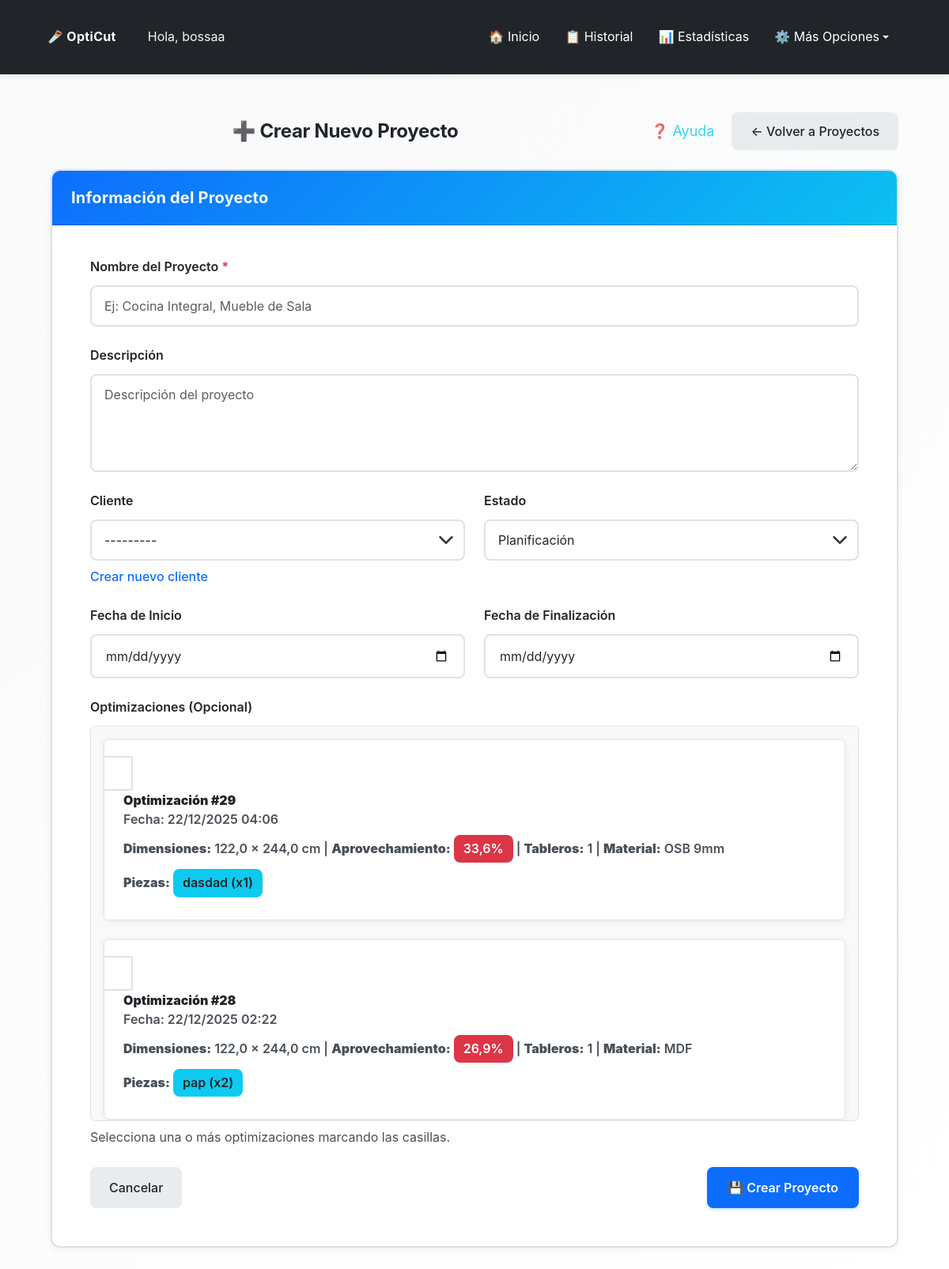
Screenshot of /opticut/proyectos/crear/ (signed in) with the database file from the repository.
### opticut/models.py (models this page shows, shortened)
class Optimizacion(models.Model):
    UNIDADES_CHOICES = [
        ('cm', 'Centímetros (cm)'),
        ('m', 'Metros (m)'),
        ('in', 'Pulgadas (in)'),
        ('ft', 'Pies (ft)'),
    ]
    usuario = models.ForeignKey(User, on_delete=models.CASCADE)
    fecha = models.DateTimeField(auto_now_add=True)
    ancho_tablero = models.FloatField()  # Siempre guardado en cm (permite decimales)
    alto_tablero = models.FloatField()  # Siempre guardado en cm (permite decimales)
    unidad_medida = models.CharField(max_length=2, choices=UNIDADES_CHOICES, default='cm',
                                     help_text="Unidad de medida usada por el usuario")
    piezas = models.TextField(help_text="Listado de piezas en formato ancho,alto,cantidad")
    imagen = models.ImageField(upload_to='optimizaciones/', null=True, blank=True)
    pdf = models.FileField(upload_to='pdfs/', null=True, blank=True)
    aprovechamiento_total = models.FloatField(default=0)
    favorito = models.BooleanField(default=False)
    permitir_rotacion = models.BooleanField(default=True, help_text="Permitir rotación automática de piezas 90°")
    margen_corte = models.FloatField(default=0.3, help_text="Margen de corte (kerf) en cm (guardado internamente). El valor se ingresa en mm.")
    material = models.ForeignKey(
        Material,
        on_delete=models.SET_NULL,
        null=True,
        blank=True,
        help_text="Material/tablero utilizado (opcional)"
    )
    precio_tablero = models.DecimalField(
        max_digits=10,
        decimal_places=2,
        null=True,
        blank=True,
        help_text="Precio por tablero usado en esta optimización"
    )
    mano_obra = models.DecimalField(
        max_digits=10,
        decimal_places=2,
        default=Decimal('0.00'),
        help_text="Costo de mano de obra (opcional)"
    )
    num_tableros = models.IntegerField(
        default=0,
        help_text="Número de tableros utilizados (calculado automáticamente)"
    )
    cliente = models.ForeignKey(
        'Cliente',
        on_delete=models.SET_NULL,
        null=True,
        blank=True,
        help_text="Cliente asociado a esta optimización (opcional)"
    )
    proyecto = models.ForeignKey(
        'Proyecto',
        on_delete=models.SET_NULL,
        null=True,
        blank=True,
        help_text="Proyecto al que pertenece esta optimización (opcional)"
    )

class Material(models.Model):
    UNIDADES_CHOICES = [
        ('cm', 'Centímetros (cm)'),
        ('m', 'Metros (m)'),
        ('in', 'Pulgadas (in)'),
        ('ft', 'Pies (ft)'),
    ]
    usuario = models.ForeignKey(
        User,
        on_delete=models.CASCADE,
        null=True,
        blank=True,
        help_text="Usuario propietario. Null para materiales predefinidos del sistema."
    )
    nombre = models.CharField(max_length=100, help_text="Nombre del material (ej: MDF 18mm, Contrachapado)")
    ancho = models.FloatField(help_text="Ancho del tablero en cm")
    alto = models.FloatField(help_text="Alto del tablero en cm")
    unidad_medida = models.CharField(
        max_length=2,
        choices=UNIDADES_CHOICES,
        default='cm',
        help_text="Unidad de medida para mostrar"
    )
    precio = models.DecimalField(
        max_digits=10,
        decimal_places=2,
        null=True,
        blank=True,
        help_text="Precio por tablero (opcional)"
    )
    es_predefinido = models.BooleanField(
        default=False,
        help_text="Si es True, es un material del sistema (no se puede eliminar)"
    )
    descripcion = models.TextField(blank=True, help_text="Descripción adicional del material")
    fecha_creacion = models.DateTimeField(auto_now_add=True)
    fecha_actualizacion = models.DateTimeField(auto_now=True)
    class Meta:
        verbose_name = "Material"
        verbose_name_plural = "Materiales"
        ordering = ['-es_predefinido', 'nombre']

### opticut/views.py (the view)
# urls.py: path('proyectos/crear/', views.crear_proyecto, name='crear_proyecto'),
@login_required
def crear_proyecto(request):
    if request.method == "POST":
        form = ProyectoForm(request.POST, user=request.user)
        if form.is_valid():
            proyecto = form.save(commit=False)
            proyecto.usuario = request.user
            proyecto.save()
            optimizaciones_seleccionadas = form.cleaned_data.get('optimizaciones', [])
            if optimizaciones_seleccionadas:
                optimizaciones_ids = [opt.pk for opt in optimizaciones_seleccionadas]
                optimizaciones_validas = Optimizacion.objects.filter(
                    pk__in=optimizaciones_ids,
                    usuario=request.user
                )
                optimizaciones_validas.update(proyecto=proyecto)
                num_optimizaciones = optimizaciones_validas.count()
                mensaje_proyecto = f'Se ha creado el proyecto "{proyecto.nombre}" exitosamente con {num_optimizaciones} optimización(es) asociada(s).'
            else:
                mensaje_proyecto = f'Se ha creado el proyecto "{proyecto.nombre}" exitosamente.'
            enviar_notificacion(
                request,
                'proyecto_creado',
                'Proyecto Creado',
                mensaje_proyecto,
                {'proyecto_id': proyecto.id, 'nombre': proyecto.nombre}
            )
            return redirect('opticut:detalle_proyecto', pk=proyecto.pk)
    else:
        form = ProyectoForm(user=request.user)
    optimizaciones_info = []
    optimizaciones_seleccionadas_ids = []
    if form.fields['optimizaciones'].queryset:
        todas_optimizaciones = Optimizacion.objects.filter(usuario=request.user).order_by('-fecha')
        total_optimizaciones = todas_optimizaciones.count()
        for opt in form.fields['optimizaciones'].queryset:
            numero_lista = opt.pk
            for idx, optimizacion_lista in enumerate(todas_optimizaciones, start=1):
                if optimizacion_lista.id == opt.id:
                    numero_lista = total_optimizaciones - idx + 1
                    break
            nombres_piezas = []
            if opt.piezas:
                for linea in opt.piezas.splitlines():
                    if linea.strip():
                        partes = linea.split(',')
                        if len(partes) == 4:  # Formato con nombre: nombre,ancho,alto,cantidad
                            nombre = partes[0].strip()
                            cantidad = int(partes[3].strip())
                            nombres_piezas.append(f"{nombre} (x{cantidad})")
                        elif len(partes) == 3:  # Formato sin nombre: ancho,alto,cantidad
                            cantidad = int(partes[2].strip())
                            nombres_piezas.append(f"Pieza (x{cantidad})")
            optimizaciones_info.append({
                'optimizacion': opt,
                'numero_lista': numero_lista,
                'seleccionada': opt.pk in optimizaciones_seleccionadas_ids,
                'nombres_piezas': nombres_piezas[:5],  # Máximo 5 piezas para no hacer muy largo
                'total_piezas': len(nombres_piezas),
            })
    return render(request, 'opticut/crear_proyecto.html', {
        'form': form,
        'optimizaciones_info': optimizaciones_info,
    })

### opticut/templates/opticut/crear_proyecto.html (shortened to what this page needs)
{% extends 'opticut/base.html' %}
{% load static %}
{% block extra_css %}
<link rel="stylesheet" href="{% static 'opticut/css/index.css' %}">
{% endblock %}
{% block content %}
<div class="container mt-4">
  <div class="d-flex justify-content-between align-items-center mb-4">
    <h2 class="text-center mb-0 flex-grow-1">➕ Crear Nuevo Proyecto</h2>
    <div class="d-flex gap-2 align-items-center">
      <button type="button" class="btn btn-sm btn-outline-info btn-ayuda-seccion"
              onclick="iniciarTutorialSeccion('crear_proyecto')"
              title="Ayuda sobre crear proyecto">
        ❓ Ayuda
      </button>
      <a href="{% url 'opticut:lista_proyectos' %}" class="btn btn-secondary">
        ← Volver a Proyectos
      </a>
    </div>
  </div>
  <div class="card fade-in">
    <div class="card-header bg-primary text-white">
      <h4 class="mb-0">Información del Proyecto</h4>
    </div>
    <div class="card-body">
      <form method="post">
        <div class="row mb-3">
          <div class="col-md-12">
            <label for="{{ form.nombre.id_for_label }}" class="form-label">
              {{ form.nombre.label }} <span class="text-danger">*</span>
            </label>
            {{ form.nombre }}
          </div>
        </div>
        <div class="row mb-3">
          <div class="col-md-12">
            <label for="{{ form.descripcion.id_for_label }}" class="form-label">
              {{ form.descripcion.label }}
            </label>
            {{ form.descripcion }}
          </div>
        </div>
        <div class="row mb-3">
          <div class="col-md-6">
            <label for="{{ form.cliente.id_for_label }}" class="form-label">
              {{ form.cliente.label }}
            </label>
            {{ form.cliente }}
            <small class="form-text text-muted">
              <a href="{% url 'opticut:crear_cliente' %}" target="_blank">Crear nuevo cliente</a>
            </small>
          </div>
          <div class="col-md-6">
            <label for="{{ form.estado.id_for_label }}" class="form-label">
              {{ form.estado.label }}
            </label>
            {{ form.estado }}
          </div>
        </div>
        <div class="row mb-3">
          <div class="col-md-6">
            <label for="{{ form.fecha_inicio.id_for_label }}" class="form-label">
              {{ form.fecha_inicio.label }}
            </label>
            {{ form.fecha_inicio }}
          </div>
          <div class="col-md-6">
            <label for="{{ form.fecha_fin.id_for_label }}" class="form-label">
              {{ form.fecha_fin.label }}
            </label>
            {{ form.fecha_fin }}
          </div>
        </div>
        <div class="row mb-3">
          <div class="col-md-12">
            <label for="{{ form.optimizaciones.id_for_label }}" class="form-label">
              {{ form.optimizaciones.label }}
            </label>
            <div class="border rounded p-3 optimizaciones-container">
              {% if optimizaciones_info %}
                {% for item in optimizaciones_info %}
                  <div class="form-check mb-3 p-3 border rounded optimizacion-card">
                    <input class="form-check-input" type="checkbox" name="optimizaciones" value="{{ item.optimizacion.pk }}" id="opt_{{ item.optimizacion.pk }}"
                           {% if item.seleccionada %}checked{% endif %}>
                    <label class="form-check-label ms-2 w-100 label-clickable" for="opt_{{ item.optimizacion.pk }}">
                      <div class="d-flex justify-content-between align-items-start">
                        <div>
                          <strong>Optimización #{{ item.numero_lista }}</strong>
                          <br><small class="text-muted">
                            Fecha: {{ item.optimizacion.fecha|date:"d/m/Y H:i" }}
                          </small>
                        </div>
                      </div>
                      <div class="mt-2">
                        <small class="text-muted">
                          <strong>Dimensiones:</strong> {{ item.optimizacion.ancho_tablero }} × {{ item.optimizacion.alto_tablero }} cm |
                          <strong>Aprovechamiento:</strong> <span class="badge bg-{% if item.optimizacion.aprovechamiento_total >= 80 %}success{% elif item.optimizacion.aprovechamiento_total >= 60 %}warning{% else %}danger{% endif %}">{{ item.optimizacion.aprovechamiento_total|floatformat:1 }}%</span> |
                          <strong>Tableros:</strong> {{ item.optimizacion.num_tableros|default:"0" }}
                          {% if item.optimizacion.material %}
                            | <strong>Material:</strong> {{ item.optimizacion.material.nombre }}
                          {% endif %}
                        </small>
                      </div>
                      {% if item.nombres_piezas %}
                      <div class="mt-2">
                        <small class="text-muted">
                          <strong>Piezas:</strong>
                          {% for nombre_pieza in item.nombres_piezas %}
                            <span class="badge bg-info text-dark me-1">{{ nombre_pieza }}</span>
                          {% endfor %}
                        </small>
                      </div>
                      {% endif %}
                    </label>
                  </div>
                {% endfor %}
              {% else %}
                <div class="alert alert-info mb-0">
                  <small>No hay optimizaciones disponibles sin proyecto asignado. Puedes crear optimizaciones y luego agregarlas al proyecto desde el detalle del proyecto.</small>
                </div>
              {% endif %}
            </div>
            <small class="form-text text-muted">
              Selecciona una o más optimizaciones marcando las casillas.
            </small>
          </div>
        </div>
        <div class="d-flex justify-content-between">
          <a href="{% url 'opticut:lista_proyectos' %}" class="btn btn-secondary">Cancelar</a>
          <button type="submit" class="btn btn-primary">💾 Crear Proyecto</button>
        </div>
      </form>
    </div>
  </div>
</div>
{% endblock %}

### opticut/templates/opticut/base.html (shortened to what this page needs)
{% load static %}
<!DOCTYPE html>
<html lang="es" data-theme="light">
<head>
    <link href="https://cdn.jsdelivr.net/npm/bootstrap@5.3.0/dist/css/bootstrap.min.css" rel="stylesheet">
    <link rel="stylesheet" href="https://cdn.jsdelivr.net/npm/intro.js@7.2.0/minified/introjs.min.css">
    <link rel="stylesheet" href="{% static 'opticut/css/main.css' %}">
    <link rel="stylesheet" href="{% static 'opticut/css/accessibility.css' %}">
    {% block extra_css %}{% endblock %}
</head>
<body {% if user.is_authenticated and user.perfil %}data-session-timeout="{{ user.perfil.get_timeout_segundos_str }}" data-perfil-theme="{% if user.perfil.tema_preferido != 'auto' %}{{ user.perfil.tema_preferido }}{% else %}auto{% endif %}"{% endif %}>
    <nav class="navbar navbar-expand-lg navbar-custom">
        <div class="container-fluid">
            <div class="d-flex align-items-center">
                <a class="navbar-brand me-3" href="{% url 'opticut:index' %}">
                    🪚 OptiCut
                </a>
                {% if user.is_authenticated %}
                    <span class="navbar-greeting">Hola, {{ user.username }}</span>
                {% endif %}
            </div>
            <div class="collapse navbar-collapse" id="navbarNav">
                <div class="navbar-nav ms-auto d-flex align-items-center">
                    {% if user.is_authenticated %}
                        <a class="nav-link" href="{% url 'opticut:index' %}">🏠 Inicio</a>
                        <a class="nav-link" href="{% url 'opticut:historial' %}">📋 Historial</a>
                        <a class="nav-link" href="{% url 'opticut:estadisticas' %}">📊 Estadísticas</a>
                        <div class="dropdown">
                            <a class="nav-link dropdown-toggle" href="#" id="navbarDropdown" role="button" data-bs-toggle="dropdown" aria-expanded="false">
                                ⚙️ Más Opciones
                            </a>
                        </div>
                    {% else %}
                        {% block show_auth_buttons %}
                        <a href="{% url 'usuarios:login' %}" class="btn btn-outline-primary btn-sm me-2">🔑 Iniciar sesión</a>
                        <a href="{% url 'usuarios:registro' %}" class="btn btn-outline-success btn-sm">📝 Registrarse</a>
                        {% endblock %}
                    {% endif %}
                </div>
            </div>
        </div>
    </nav>
    <div class="container">
        {% block content %}
        {% endblock %}
    </div>
</body>
</html>

### rows the page displays
Optimizacion: numero_lista "29", optimizacion.fecha "22/12/2025 04:06", optimizacion.ancho_tablero "122,0", optimizacion.alto_tablero "244,0", optimizacion.aprovechamiento_total "33,6", optimizacion.num_tableros "1", optimizacion.material.nombre "OSB 9mm", nombres_piezas "dasdad (x1)"
Optimizacion: numero_lista "28", optimizacion.fecha "22/12/2025 02:22", optimizacion.ancho_tablero "122,0", optimizacion.alto_tablero "244,0", optimizacion.aprovechamiento_total "26,9", optimizacion.num_tableros "1", optimizacion.material.nombre "MDF", nombres_piezas "pap (x2)"

### other values shown
{{ user.username }} "bossaa"
